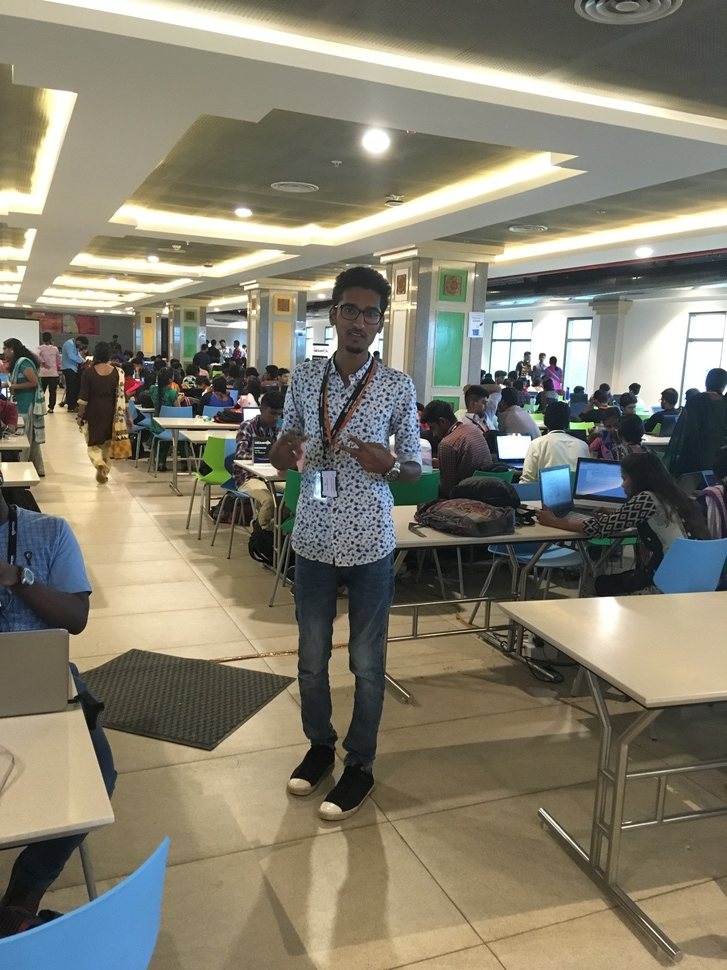
#> input picture Public-Transport-Optimisation-master/Darknet Method/Stop_Samples/2.JPG, 727 x 970 px, shrunk from 3024 x 4032 before the run, found by its file name
$ python 'Face Count.py'
#> lines starting #> are read from the running program, lines starting #| are printed output that depends on the picture
import cv2
face_cascade = cv2.CascadeClassifier('/root/Downloads/project/haarcascade_frontalface_alt.xml')
img = cv2.imread('2.JPG')
#> img is the input picture: shape (970, 727, 3); mean B, G, R 110.4, 126.8, 131.1
gray = cv2.cvtColor(img, cv2.COLOR_BGR2GRAY)
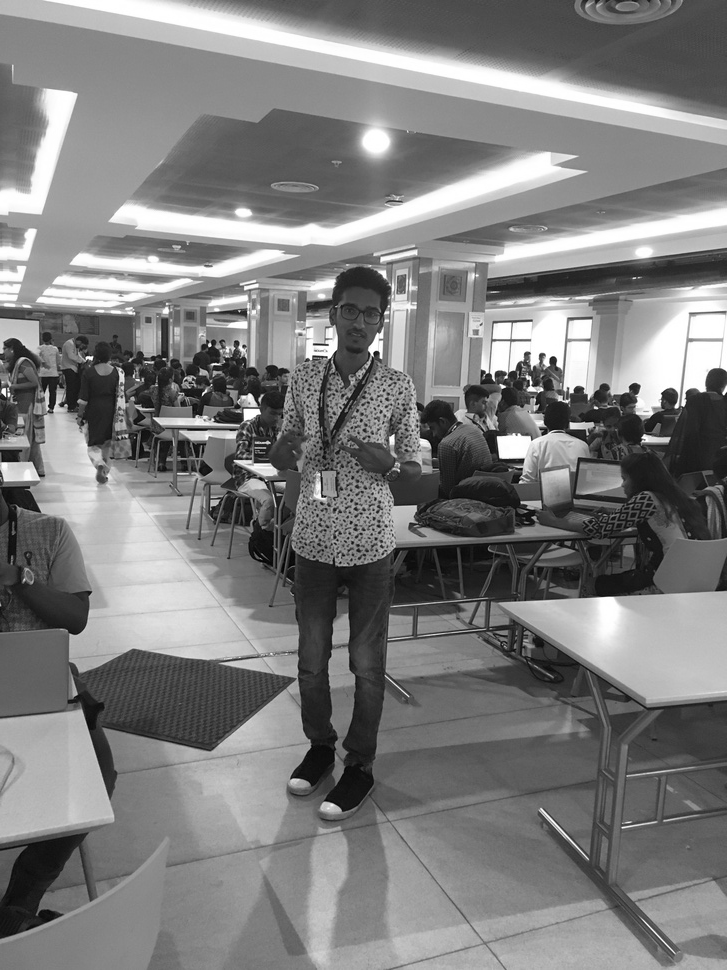
#> gray: shape (970, 727); min 0, max 255, mean 126.2
faces = face_cascade.detectMultiScale(gray, 1.3, 5)
#> faces = ()
print (len(faces))
#| 0

$ run again, with Public-Transport-Optimisation-master/Darknet Method/Stop_Samples/1.JPG copied over Public-Transport-Optimisation-master/Darknet Method/Stop_Samples/2.JPG
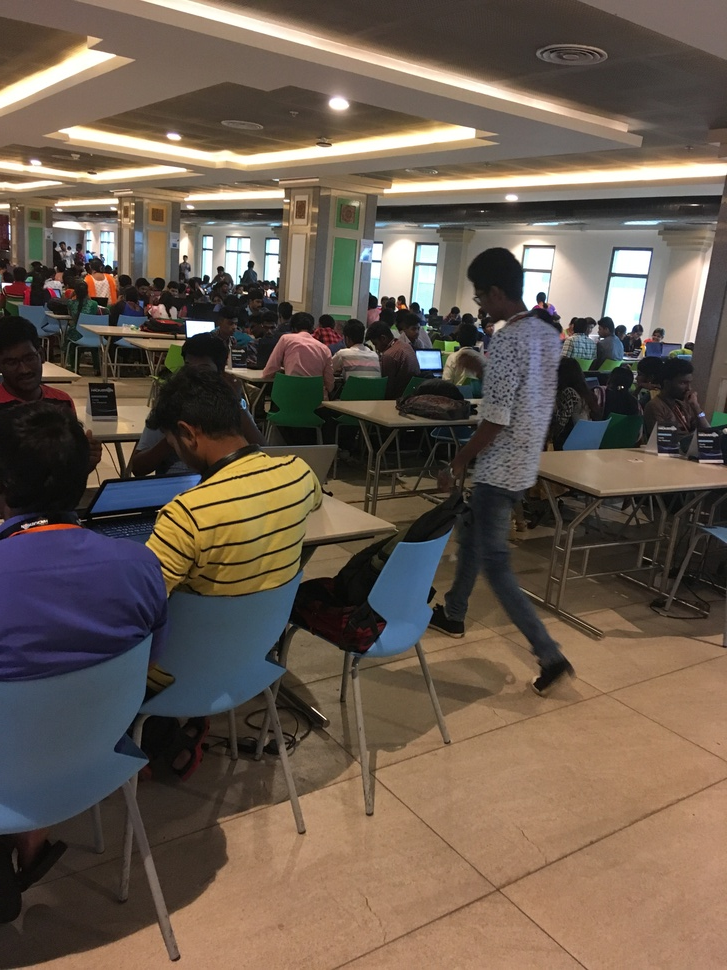
#> input picture Public-Transport-Optimisation-master/Darknet Method/Stop_Samples/1.JPG, 727 x 970 px, shrunk from 3024 x 4032 before the run, found by its file name
#> img is the input picture: shape (970, 727, 3); mean B, G, R 79.7, 92, 106.1
#> `gray = cv2.cvtColor(img, cv2.COLOR_BGR2GRAY)`:
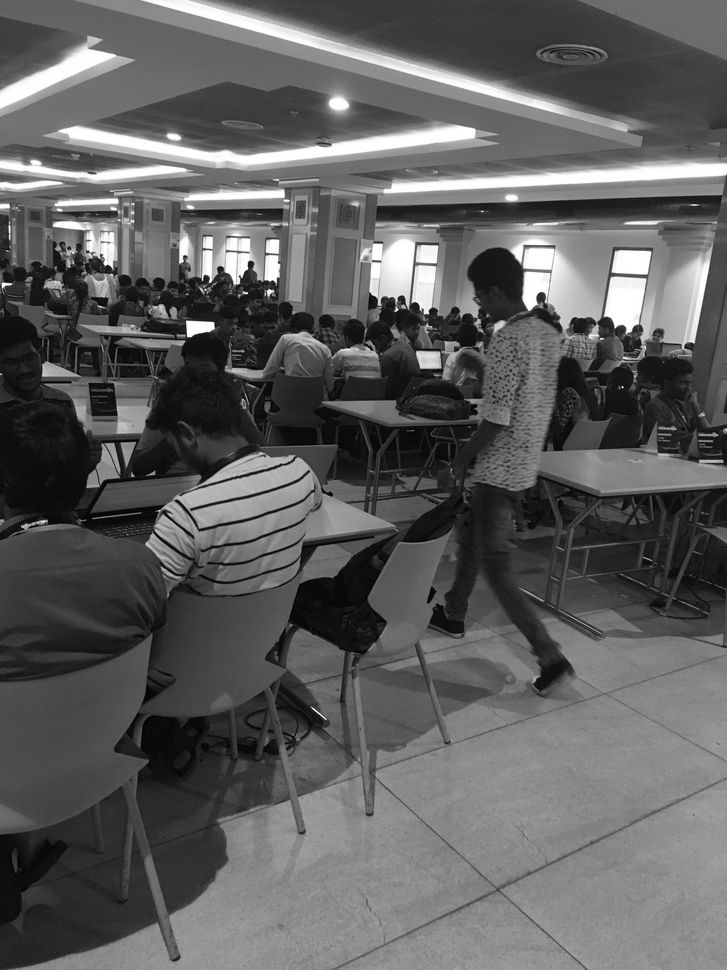
#> gray: shape (970, 727); min 0, max 255, mean 94.8
#> faces = ()
#| 0

$ run again, with Public-Transport-Optimisation-master/Darknet Method/Stop_Samples/10.JPG copied over Public-Transport-Optimisation-master/Darknet Method/Stop_Samples/2.JPG
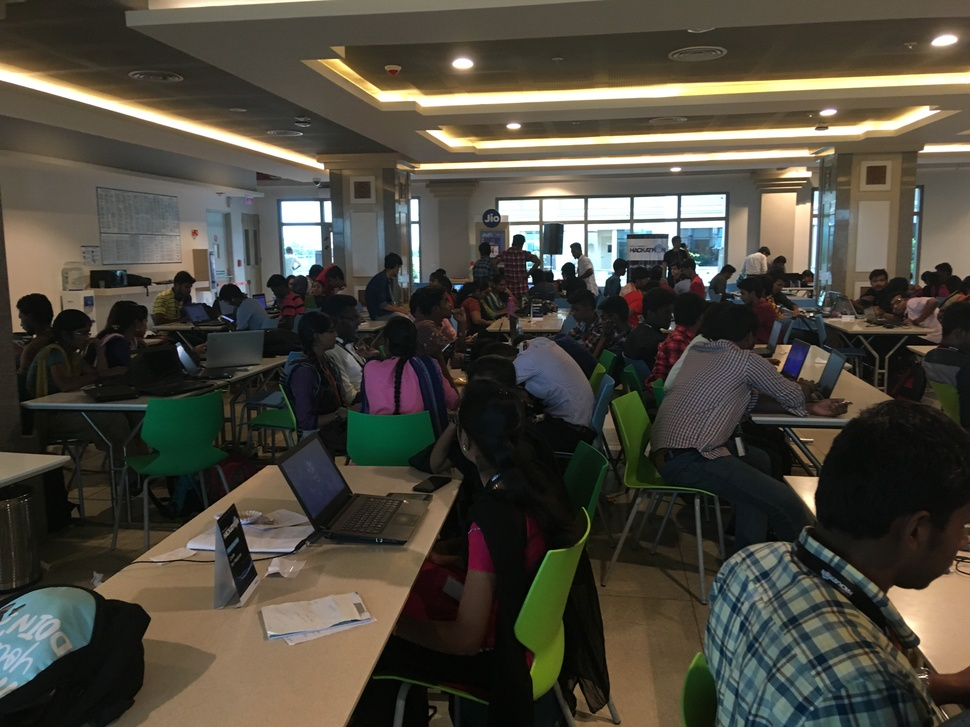
#> input picture Public-Transport-Optimisation-master/Darknet Method/Stop_Samples/10.JPG, 970 x 727 px, shrunk from 4032 x 3024 before the run, found by its file name
#> img is the input picture: shape (727, 970, 3); mean B, G, R 61.9, 72.5, 76.5
#> `gray = cv2.cvtColor(img, cv2.COLOR_BGR2GRAY)`:
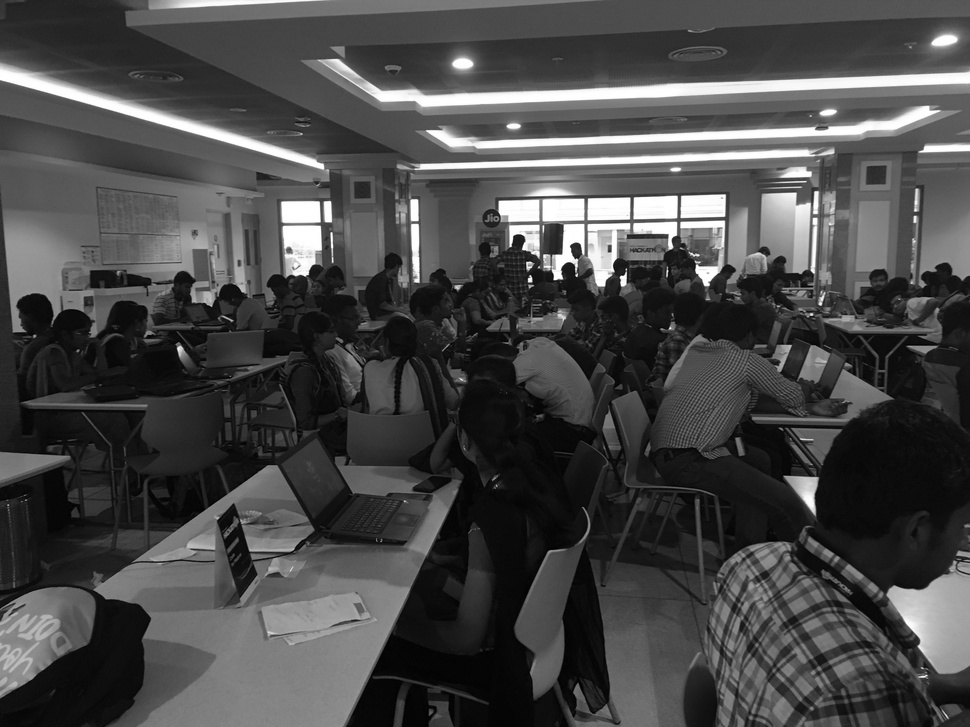
#> gray: shape (727, 970); min 0, max 255, mean 72.5
#> faces = ()
#| 0

$ run again, with Public-Transport-Optimisation-master/Darknet Method/Stop_Samples/11.JPG copied over Public-Transport-Optimisation-master/Darknet Method/Stop_Samples/2.JPG
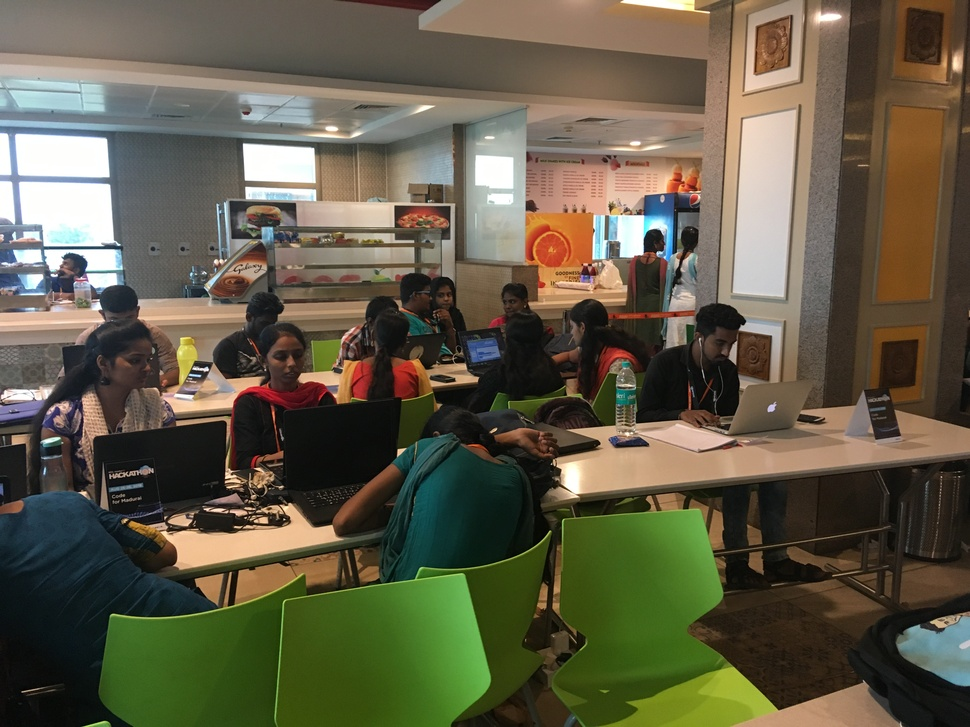
#> input picture Public-Transport-Optimisation-master/Darknet Method/Stop_Samples/11.JPG, 970 x 727 px, shrunk from 4032 x 3024 before the run, found by its file name
#> img is the input picture: shape (727, 970, 3); mean B, G, R 71.1, 91.5, 96.6
#> `gray = cv2.cvtColor(img, cv2.COLOR_BGR2GRAY)`:
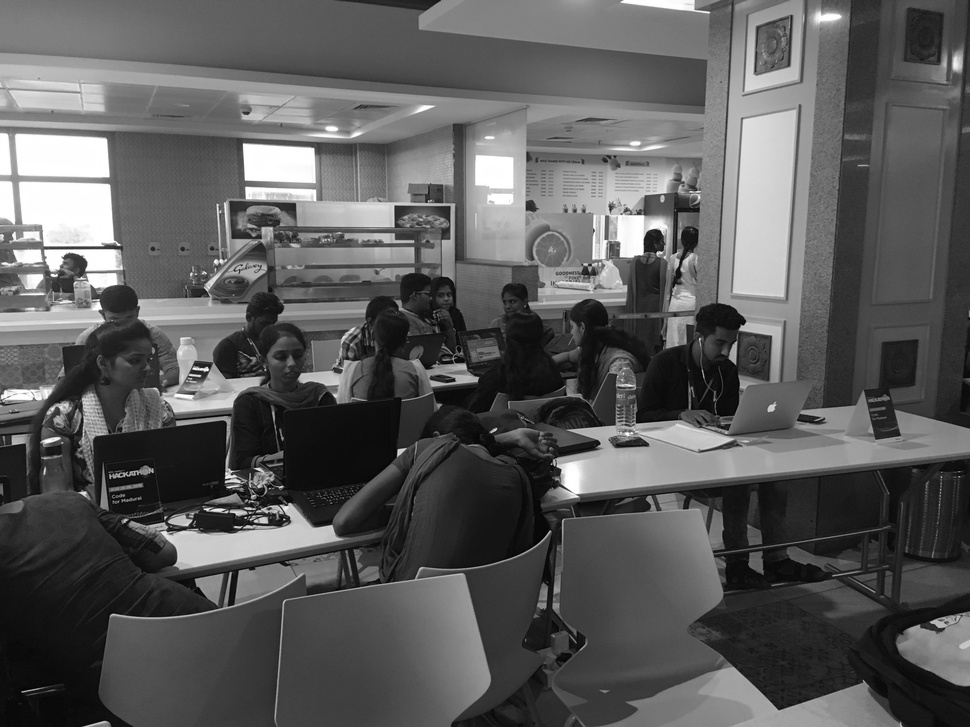
#> gray: shape (727, 970); min 1, max 255, mean 90.7
#> faces = ()
#| 0
